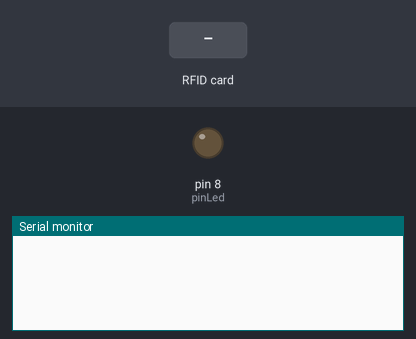
Simulated run of this sketch. Board: Arduino Uno, built with avr-gcc and run on an emulated ATmega328P. On the bench: output pins drawn as LEDs (lit = HIGH), the last lines printed to the serial monitor. The test bench sets the inputs (shaded band). Pins used as bus, display or sensor lines are not drawn.

Above: at 1.2 s.
1.3 s: RFID card 1F C4 2E 00 held to the reader
At 2.3 s:
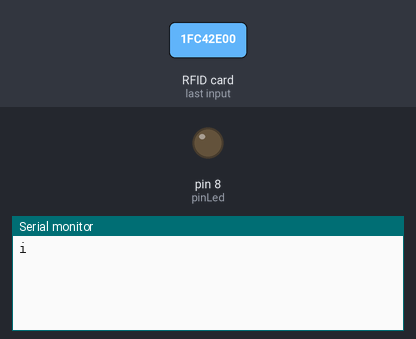
2.9 s: RFID card 5E 7A 19 C4 held to the reader
At 4.6 s:
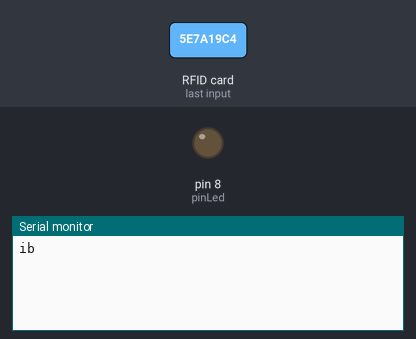

Measured:
- after the input at 1.3 s, the serial monitor: prints a new line after 0.15 s (image 1)
- after the input at 2.9 s, the serial monitor: prints a new line after 0.70 s (image 2)

The sketch:

NfcReader.ino
```cpp
/*
   ----------------------------------------------------------------------------
   This is a MFRC522 library example; see https://github.com/miguelbalboa/rfid
   for further details and other examples.

   NOTE: The library file MFRC522.h has a lot of useful info. Please read it.

   Released into the public domain.
   ----------------------------------------------------------------------------
   Example sketch/program which will try the most used default keys listed in
   https://code.google.com/p/mfcuk/wiki/MifareClassicDefaultKeys to dump the
   block 0 of a MIFARE RFID card using a RFID-RC522 reader.

   Typical pin layout used:
   -----------------------------------------------------------------------------------------
               MFRC522      Arduino       Arduino   Arduino    Arduino          Arduino
               Reader/PCD   Uno           Mega      Nano v3    Leonardo/Micro   Pro Micro
   Signal      Pin          Pin           Pin       Pin        Pin              Pin
   -----------------------------------------------------------------------------------------
   RST/Reset   RST          9             5         D9         RESET/ICSP-5     RST
   SPI SS      SDA(SS)      10            53        D10        10               10
   SPI MOSI    MOSI         11 / ICSP-4   51        D11        ICSP-4           16
   SPI MISO    MISO         12 / ICSP-1   50        D12        ICSP-1           14
   SPI SCK     SCK          13 / ICSP-3   52        D13        ICSP-3           15

*/

#include <SPI.h>
#include <MFRC522.h>

#define RST_PIN         9           // Configurable, see typical pin layout above
#define SS_PIN          10          // Configurable, see typical pin layout above

MFRC522 mfrc522(SS_PIN, RST_PIN);   // Create MFRC522 instance.

// Number of known default keys (hard-coded)
// NOTE: Synchronize the NR_KNOWN_KEYS define with the defaultKeys[] array
#define NR_KNOWN_KEYS   8
// Known keys, see: https://code.google.com/p/mfcuk/wiki/MifareClassicDefaultKeys
// byte knownKeys[NR_KNOWN_KEYS][MFRC522::MF_KEY_SIZE] =  {
//   {0xff, 0xff, 0xff, 0xff, 0xff, 0xff}, // FF FF FF FF FF FF = factory default
//   {0xa0, 0xa1, 0xa2, 0xa3, 0xa4, 0xa5}, // A0 A1 A2 A3 A4 A5
//   {0xb0, 0xb1, 0xb2, 0xb3, 0xb4, 0xb5}, // B0 B1 B2 B3 B4 B5
//   {0x4d, 0x3a, 0x99, 0xc3, 0x51, 0xdd}, // 4D 3A 99 C3 51 DD
//   {0x1a, 0x98, 0x2c, 0x7e, 0x45, 0x9a}, // 1A 98 2C 7E 45 9A
//   {0xd3, 0xf7, 0xd3, 0xf7, 0xd3, 0xf7}, // D3 F7 D3 F7 D3 F7
//   {0xaa, 0xbb, 0xcc, 0xdd, 0xee, 0xff}, // AA BB CC DD EE FF
//   {0x00, 0x00, 0x00, 0x00, 0x00, 0x00}  // 00 00 00 00 00 00
// };

byte goodCard[10] = {0x1f, 0xc4, 0x2e, 0x00};
byte goodCard2[10] = {0xcd, 0x37, 0x33, 0x3b};
byte goodCard3[10] = {0x04, 0xc9, 0x8a, 0x12, 0x76, 0x3c, 0x80};
byte goodCard4[10] = {0x04, 0x9c, 0x87, 0x12, 0x76, 0x3c, 0x80};
byte goodCard5[10] = {0x04, 0xa2, 0x87, 0x12, 0x76, 0x3c, 0x80};

boolean alarm = false;
const int pinLed = 8;
uint8_t ledStatus;
boolean isLogged = true;
boolean isLastNewCard = false;

/*
   Initialize.
*/
void setup() {
  Serial.begin(115200);         // Initialize serial communications with the PC
  while (!Serial);            // Do nothing if no serial port is opened (added for Arduinos based on ATMEGA32U4)
  SPI.begin();                // Init SPI bus
  mfrc522.PCD_Init();         // Init MFRC522 card
  pinMode(pinLed, OUTPUT);
}

/*
   Helper routine to dump a byte array as hex values to Serial.
*/
void dump_byte_array(byte *buffer, byte bufferSize) {
  for (byte i = 0; i < bufferSize; i++) {
    Serial.print(buffer[i] < 0x10 ? " 0" : " ");
    Serial.print(buffer[i], HEX);
  }
}


void blinkLed() {
  for (int i = 0; i < 10; i++) {
    digitalWrite(pinLed, HIGH);
    delay(500);
    digitalWrite(pinLed, LOW);
    delay(500);
  }
}

/*
   Try using the PICC (the tag/card) with the given key to access block 0.
   On success, it will show the key details, and dump the block data on Serial.

   @return true when the given key worked, false otherwise.
*/
boolean try_key(MFRC522::MIFARE_Key *key)
{
  boolean result = false;
  byte buffer[18];
  byte block = 0;
  byte status;

  // Serial.println(F("Authenticating using key A..."));
  status = mfrc522.PCD_Authenticate(MFRC522::PICC_CMD_MF_AUTH_KEY_A, block, key, &(mfrc522.uid));
  if (status != MFRC522::STATUS_OK) {
    // Serial.print(F("PCD_Authenticate() failed: "));
    // Serial.println(mfrc522.GetStatusCodeName(status));
    return false;
  }

  // Read block
  byte byteCount = sizeof(buffer);
  status = mfrc522.MIFARE_Read(block, buffer, &byteCount);
  if (status != MFRC522::STATUS_OK) {
    // Serial.print(F("MIFARE_Read() failed: "));
    // Serial.println(mfrc522.GetStatusCodeName(status));
  }
  else {
    // Successful read
    result = true;
    Serial.print(F("Success with key:"));
    dump_byte_array((*key).keyByte, MFRC522::MF_KEY_SIZE);
    Serial.println();
    // Dump block data
    Serial.print(F("Block ")); Serial.print(block); Serial.print(F(":"));
    dump_byte_array(buffer, 16);
    Serial.println();
  }
  Serial.println();


  mfrc522.PICC_HaltA();       // Halt PICC
  mfrc522.PCD_StopCrypto1();  // Stop encryption on PCD
  return result;
}

/*
   Main loop.
*/
void loop() {

  delay(150);

  boolean isNewCard = mfrc522.PICC_IsNewCardPresent();

  // Unlog when no card present
  /*if ( ! isNewCard) {

     if (isLogged && !isNewCard && !isLastNewCard) {
      Serial.write('o');
      isLogged = false;
      delay(3000);
    }
    isLastNewCard = isNewCard;
    return;
  } else {
    isLastNewCard = isNewCard;
  }*/


  // Select one of the cards
  if ( ! mfrc522.PICC_ReadCardSerial()) {
    return;
  } else {
  }

  // Show some details of the PICC (that is: the tag/card)
  // Serial.println(F("Card UID:"));
  // dump_byte_array(mfrc522.uid.uidByte, mfrc522.uid.size);

  if ((memcmp(goodCard, mfrc522.uid.uidByte, mfrc522.uid.size) == 0 )
      || (memcmp(goodCard2, mfrc522.uid.uidByte, mfrc522.uid.size) == 0)
      || (memcmp(goodCard3, mfrc522.uid.uidByte, mfrc522.uid.size) == 0)
      || (memcmp(goodCard4, mfrc522.uid.uidByte, mfrc522.uid.size) == 0)
      || (memcmp(goodCard5, mfrc522.uid.uidByte, mfrc522.uid.size) == 0)
      ) {

    Serial.write('i');
    // Log unlog mode
    // Serial.write((isLogged ? 'o' : 'i'));
    delay(2000);
    isLogged = !isLogged;
  }
  else
  {
    Serial.write('b');
    delay(3000);
  }


}
```
